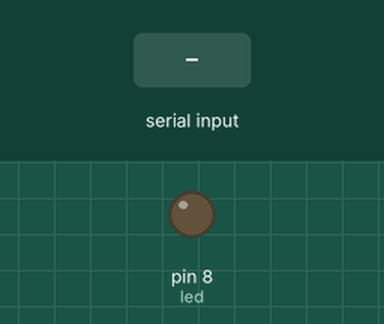
Simulated run of this sketch. Board: Arduino Uno, built with avr-gcc and run on an emulated ATmega328P. Shown: output pins drawn as LEDs (lit = HIGH). The test bench sets the inputs (shaded band).

Above: at 1.2 s.
1.3 s: "1" received over Serial
At 2.5 s:
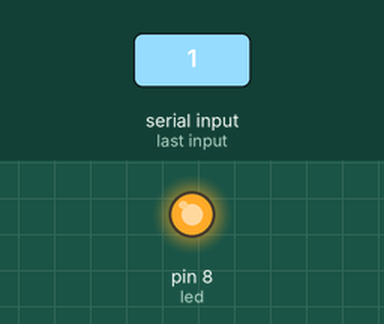
2.8 s: "2" received over Serial
At 3.8 s:
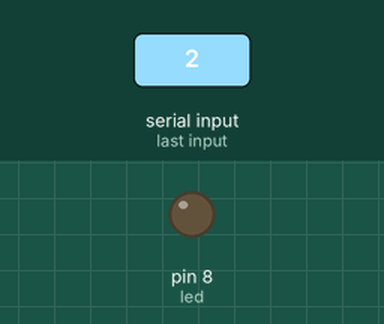
Timing chart, 0 to 5.8 s (numbered marks = the images above; inputs shaded):
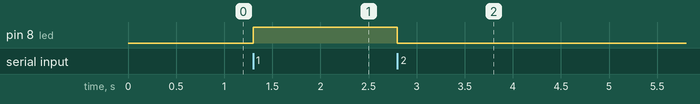

Measured:
- after the input at 1.3 s, pin 8 (led): LOW → HIGH at once
- after the input at 2.8 s, pin 8 (led): HIGH → LOW at once

The sketch:

LED_BLUETOOTH.ino
```cpp
const int led = 8; //deklarasikan parameter led dengan pin 8 Arduino

void setup(){
  Serial.begin(9600); //membuat komunikasi serial monitor dengan baud rate 9600
  pinMode(led, OUTPUT); //Parameter led menjadi output
}

void loop(){
  if (Serial.available()>0) //jika dalam Serial terdapat data maka akan dilanjut dengan perintah selanjutnya
  {
    char data = Serial.read(); //membuat parameter data jika Serial membaca data yang dikirimkan
    //membuat kondisi, bisa menggunakan switch case atau if else
    switch(data) //mengambil data dan memilih sesuai yang ada pada case-case yang dibuat
    {
      case '1': //membuat pilihan dengan value '1'
      digitalWrite(led, HIGH); //Membuat kondisi Led menyala
      break; //berhenti jiga nilai sudah terpenuhi
      case '2':
      digitalWrite(led, LOW);
      break;
    }
  }
}
```
